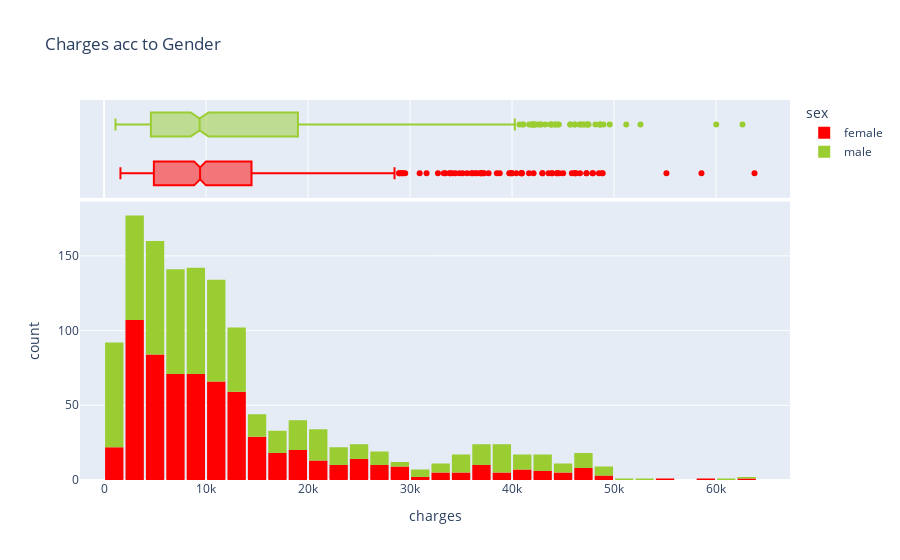

The notebook cell saved with this chart:
### Code cell
fig_sex = px.histogram(meds_df, x = 'charges', marginal= 'box', color = 'sex', color_discrete_sequence=['red', 'yellowgreen'], title = 'Charges acc to Gender')
fig_sex.update_layout(bargap = 0.1)
fig_sex.show()

### Figure 1 — Plotly figure (JSON) as saved in the notebook; plotly's stock layout.template omitted (floating-point values rounded to 4 significant figures; data arrays with more than 128 entries replaced by an {"elided": "..."} marker saying what was removed)
{"data": [{"alignmentgroup": "True", "bingroup": "x", "hovertemplate": "sex=female<br>charges=%{x}<br>count=%{y}<extra></extra>", "legendgroup": "female", "marker": {"color": "red", "pattern": {"shape": ""}}, "name": "female", "offsetgroup": "female", "orientation": "v", "showlegend": true, "type": "histogram", "x": {"elided": "662 float values"}, "xaxis": "x", "yaxis": "y"}, {"alignmentgroup": "True", "hovertemplate": "sex=female<br>charges=%{x}<extra></extra>", "legendgroup": "female", "marker": {"color": "red"}, "name": "female", "notched": true, "offsetgroup": "female", "showlegend": false, "type": "box", "x": {"elided": "662 float values"}, "xaxis": "x2", "yaxis": "y2"}, {"alignmentgroup": "True", "bingroup": "x", "hovertemplate": "sex=male<br>charges=%{x}<br>count=%{y}<extra></extra>", "legendgroup": "male", "marker": {"color": "yellowgreen", "pattern": {"shape": ""}}, "name": "male", "offsetgroup": "male", "orientation": "v", "showlegend": true, "type": "histogram", "x": {"elided": "676 float values"}, "xaxis": "x", "yaxis": "y"}, {"alignmentgroup": "True", "hovertemplate": "sex=male<br>charges=%{x}<extra></extra>", "legendgroup": "male", "marker": {"color": "yellowgreen"}, "name": "male", "notched": true, "offsetgroup": "male", "showlegend": false, "type": "box", "x": {"elided": "676 float values"}, "xaxis": "x2", "yaxis": "y2"}], "layout": {"bargap": 0.1, "barmode": "relative", "legend": {"title": {"text": "sex"}, "tracegroupgap": 0}, "title": {"text": "Charges acc to Gender"}, "xaxis": {"anchor": "y", "domain": [0, 1], "title": {"text": "charges"}}, "xaxis2": {"anchor": "y2", "domain": [0, 1], "matches": "x", "showgrid": true, "showticklabels": false}, "yaxis": {"anchor": "x", "domain": [0, 0.7326], "title": {"text": "count"}}, "yaxis2": {"anchor": "x2", "domain": [0.7426, 1], "matches": "y2", "showgrid": false, "showline": false, "showticklabels": false, "ticks": ""}}}
